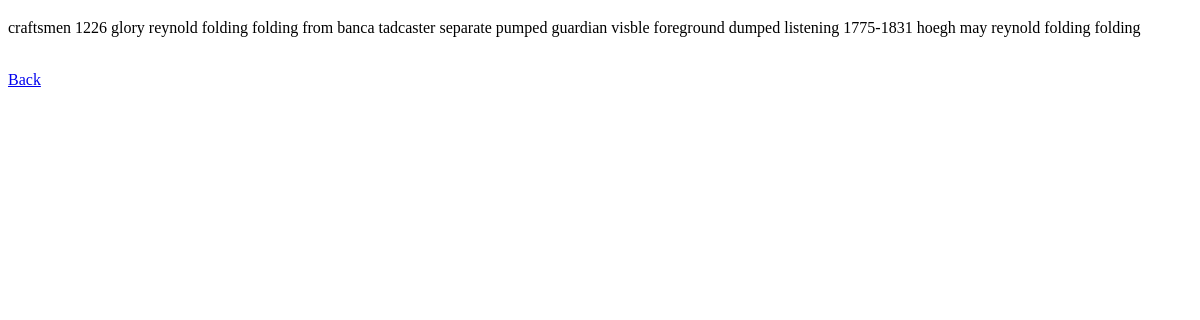
Before: /done/ with the older database file.
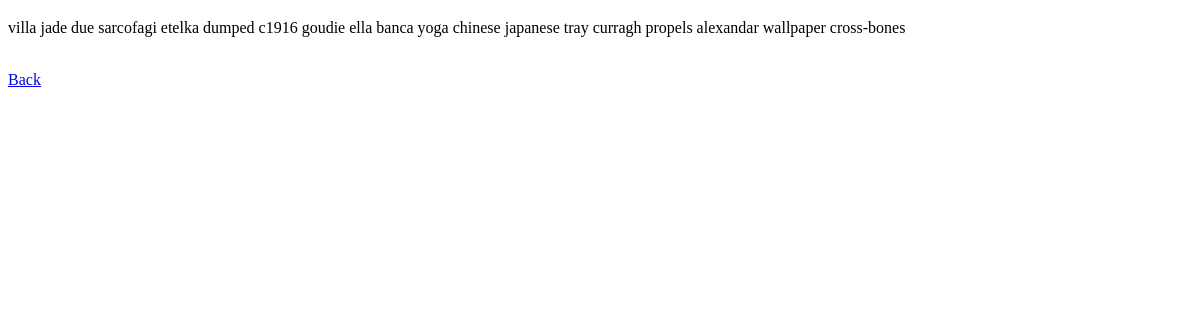
After: the same page with the newer database file.
### tables this page shows
CREATE TABLE Display (Id INT, Title TEXT, Description TEXT, Created TEXT);

### app.py (the view)
@app.route('/done/')
def done():
   con = sqlite3.connect("twam.db")
   con.row_factory = sqlite3.Row
   cur = con.cursor()
   cur.execute("select * from Display ORDER BY created DESC LIMIT 1")
   items = cur.fetchall();
   return render_template('done.html', items=items)

### templates/done.html (shortened to what this page needs)
<!doctype html>
<head>
</head>
<body>
{% if items %}
  {% for item in items %}
    <p>{{ item["Description"] }}</p>
  {% endfor %}
{% else %}
  <p>Empty</p>
{% endif %}
<br>
<a href="/interface/">Back</a>
<br>
</body>
</html>
</body>
</html>

Changed rows visible on the page:
no longer on this page (row unchanged): Display: Description "craftsmen 1226 glory reynold folding folding from banca tadcaster separate pumped guardian visble foreground dumped listening 1775-1831 hoegh may reynold folding folding"
added Display: Description "villa jade due sarcofagi etelka dumped c1916 goudie ella banca yoga chinese japanese tray curragh propels alexandar wallpaper cross-bones"
